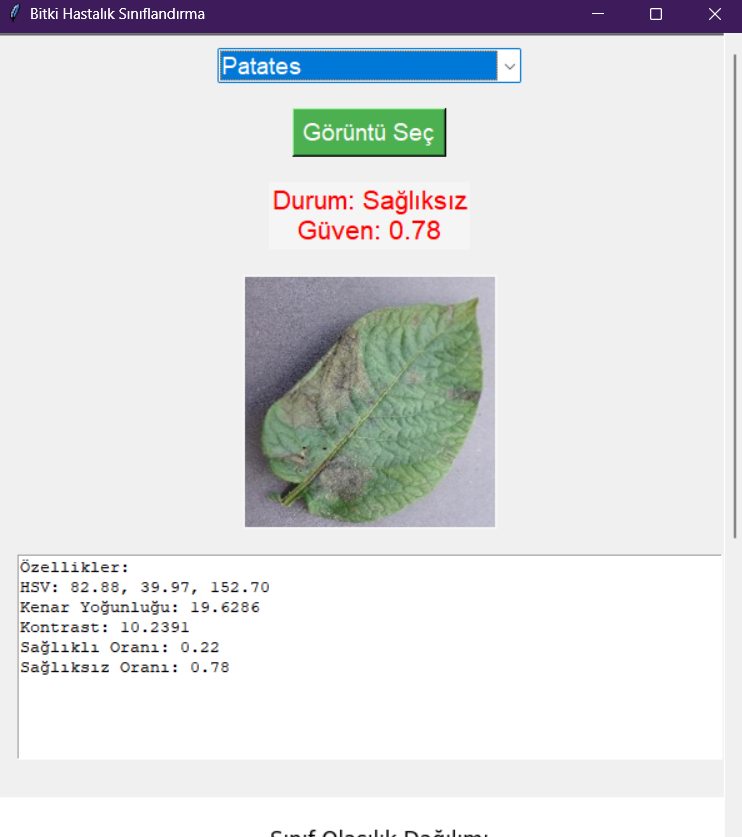
#> input picture Ekran görüntüsü 2024-12-24 225932.png, 742 x 837 px; its folder holds only this picture in this run
$ python -i AIapp_dropdown.py   (imports and definitions only)
#> lines starting #> are read from the running program, lines starting #| are printed output that depends on the picture; after the words box and inside, x2 and y2 are one past the last pixel; in counts of white or black regions, pixels touching at a corner belong together
#> the answer given: Ekran görüntüsü 2024-12-24 225932.png
import tkinter as tk
from tkinter import filedialog, messagebox, ttk, Scrollbar, Text, Canvas, Frame
from PIL import Image, ImageTk
import cv2
import numpy as np
import joblib
import matplotlib
from matplotlib.figure import Figure
from matplotlib.backends.backend_tkagg import FigureCanvasTkAgg

# [1 line not run here, left out]

# Model isimleri ve yolları
model_paths = {
    "Buğday": "C:/Users/emirf/OneDrive/Masaüstü/tezuygulama/bugday_siniflandirici.joblib",
    "Patates": "C:/Users/emirf/OneDrive/Masaüstü/tezuygulama/patates_siniflandirici.joblib",
    "Mısır": "C:/Users/emirf/OneDrive/Masaüstü/tezuygulama/misir_siniflandirici.joblib"
}

# Varsayılan model
current_model_path = model_paths["Buğday"]

# Model yükleme
# [5 lines not run here, left out]

def goruntu_ozellikleri(goruntu_yolu):
#> called with goruntu_yolu = 'Ekran görüntüsü 2024-12-24 225932.png'
    goruntu = cv2.imread(str(goruntu_yolu))
#> goruntu is the input picture: shape (837, 742, 3); mean B, G, R 223.2, 221.6, 220
    if goruntu is None:
        raise ValueError(f"Görüntü okunamadı: {goruntu_yolu}")
    goruntu = cv2.resize(goruntu, (200, 200))
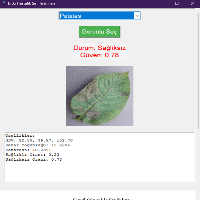
#> goruntu: shape (200, 200, 3); mean B, G, R 223.1, 221.4, 219.7
    hsv = cv2.cvtColor(goruntu, cv2.COLOR_BGR2HSV)
#> hsv: shape (200, 200, 3); mean H, S, V 18.2, 17.5, 226.8
    ortalama_hsv = cv2.mean(hsv)
#> ortalama_hsv = (18.19, 17.45, 226.8, 0)
    gri = cv2.cvtColor(goruntu, cv2.COLOR_BGR2GRAY)
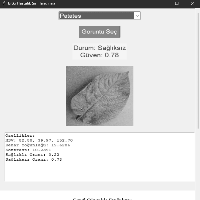
#> gri: shape (200, 200); min 9, max 255, mean 221.1
    kenarlar = cv2.Canny(gri, 100, 200)
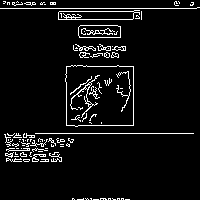
#> kenarlar: shape (200, 200); 6% white in thin lines or dots
    kenar_yogunlugu = np.sum(kenarlar) / (200 * 200)
#> kenar_yogunlugu = 15.4
    gri = cv2.GaussianBlur(gri, (7, 7), 0)
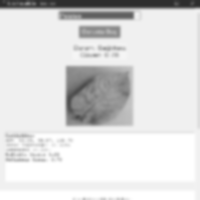
#> gri: shape (200, 200); min 45, max 255, mean 221.1
    glcm = np.zeros((256, 256), dtype=np.uint32)
    for i in range(gri.shape[0]-1):
        for j in range(gri.shape[1]-1):
            i_intensity = gri[i, j]
            j_intensity = gri[i, j+1]
            glcm[i_intensity, j_intensity] += 1
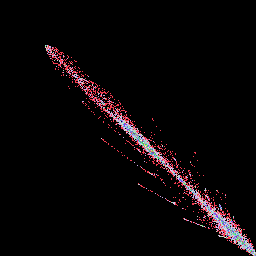
#> glcm: shape (256, 256) uint32; 80 distinct labels, from 0 to 15879; one colour per label, 0 black
    glcm = glcm / np.sum(glcm)
    contrast = np.sum(np.square(np.arange(256)[:, np.newaxis] - np.arange(256)) * glcm)
#> contrast = 11.7
    ozellikler = np.array([
        ortalama_hsv[0], ortalama_hsv[1], ortalama_hsv[2],
        kenar_yogunlugu,
        contrast
    ])
#> ozellikler = [18.19, 17.45, 226.8, 15.4, 11.7]
    return ozellikler

def modeli_degistir(event):
    global model, current_model_path
    secilen_model = model_menu.get()
    current_model_path = model_paths[secilen_model]
    try:
        model = joblib.load(current_model_path)
        messagebox.showinfo("Başarılı", f"Model değiştirildi: {secilen_model}")
    except Exception as e:
        messagebox.showerror("Hata", f"Model yüklenemedi: {str(e)}")

def goruntu_sec():
    dosya_yolu = filedialog.askopenfilename(
        title="Görüntü Seç",
        filetypes=[("Resim Dosyaları", "*.jpg *.jpeg *.png")]
    )
    if dosya_yolu:
        try:
            ozellikler = goruntu_ozellikleri(dosya_yolu)
#> ozellikler = [18.19, 17.45, 226.8, 15.4, 11.7]
            tahmin = model.predict([ozellikler])[0]
            olasiliklar = model.predict_proba([ozellikler])[0]
            durum = "Sağlıklı" if tahmin == 1 else "Sağlıksız"
            guven = olasiliklar[1] if tahmin == 1 else olasiliklar[0]
            sonuc_label.config(text=f"Durum: {durum}\nGüven: {guven:.2f}",
                               fg="green" if tahmin == 1 else "red")
            saglikli_olasılık = olasiliklar[1]
            sagliksiz_olasılık = olasiliklar[0]
            update_graph([sagliksiz_olasılık, saglikli_olasılık])

            img = Image.open(dosya_yolu)
            img = img.resize((200, 200))
            imgtk = ImageTk.PhotoImage(img)
            image_label.config(image=imgtk)
            image_label.image = imgtk

            # Özellikler bölümü
            ozellik_text.config(state=tk.NORMAL)
            ozellik_text.delete(1.0, tk.END)
            ozellik_text.insert(tk.END, f"Özellikler:\nHSV: {ozellikler[0]:.2f}, {ozellikler[1]:.2f}, {ozellikler[2]:.2f}\nKenar Yoğunluğu: {ozellikler[3]:.4f}\nKontrast: {ozellikler[4]:.4f}\nSağlıklı Oranı: {saglikli_olasılık:.2f}\nSağlıksız Oranı: {sagliksiz_olasılık:.2f}")
            ozellik_text.config(state=tk.DISABLED)
            # Pencereyi boyutlandır
            root.update_idletasks()
            canvas_frame.configure(scrollregion=canvas_frame.bbox("all"))
        except Exception as e:
            messagebox.showerror("Hata", str(e))

def update_graph(data):
    ax.clear()
    labels = ["Sağlıksız", "Sağlıklı"]
    colors = ["red", "green"]
    ax.pie(data, labels=labels, autopct='%1.1f%%', startangle=90, colors=colors)
    ax.set_title("Sınıf Olasılık Dağılımı")
    canvas.draw()

# [4 lines not run here, left out]

# [1 line that did not run here, left out]
# [1 line not run here, left out]
# [1 line that did not run here, left out]
# [1 line not run here, left out]
# [1 line that did not run here, left out]
# [3 lines not run here, left out]

# [1 line that did not run here, left out]
# [1 line not run here, left out]

# [1 line that did not run here, left out]
# [3 lines not run here, left out]

# [1 line that did not run here, left out]
# [1 line not run here, left out]

# [1 line that did not run here, left out]
# [1 line not run here, left out]

# [1 line that did not run here, left out]
# [1 line not run here, left out]

# [1 line that did not run here, left out]
# [2 lines not run here, left out]

fig = Figure(figsize=(6, 4), dpi=100)
ax = fig.add_subplot(111)
# [1 line not run here, left out]
# [1 line that did not run here, left out]
# [4 lines not run here, left out]

>>> result = goruntu_sec()

$ run again, on Ekran görüntüsü 2024-12-24 230855.png
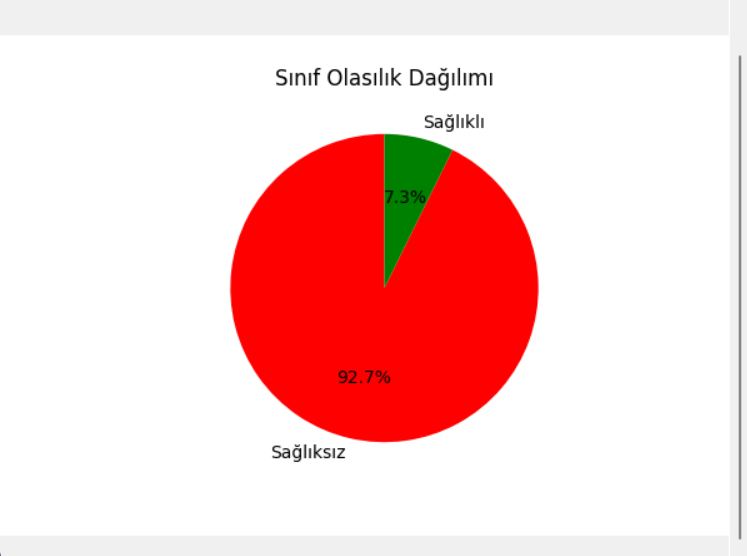
#> input picture Ekran görüntüsü 2024-12-24 230855.png, 747 x 556 px
#> in goruntu_ozellikleri, goruntu is the input picture: shape (556, 747, 3); mean B, G, R 206.2, 207.8, 248.4
#> goruntu: shape (200, 200, 3)
#> hsv: shape (200, 200, 3); mean H, S, V 0.8, 45.7, 250.1
#> ortalama_hsv = (0.795, 45.7, 250.1, 0)
#> in goruntu_ozellikleri, `kenarlar = cv2.Canny(gri, 100, 200)`:
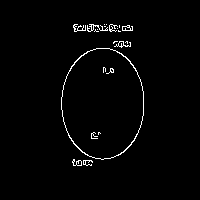
#> kenarlar: shape (200, 200); 1.8% white in thin lines or dots, all inside (x1, y1, x2, y2) = (61, 24, 144, 166)
#> kenar_yogunlugu = 4.5
#> in goruntu_ozellikleri, `gri = cv2.GaussianBlur(gri, (7, 7), 0)`:
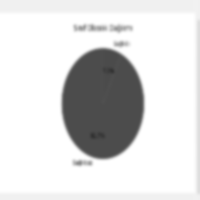
#> gri: shape (200, 200); min 51, max 255, mean 219.7
#> contrast = 32.1
#> in goruntu_ozellikleri, `ozellikler = np.array([ ortalama_hsv[0], ortalama_hsv[1], ortalama_hsv..`: ozellikler = [0.795, 45.7, 250.1, 4.5, 32.1]
